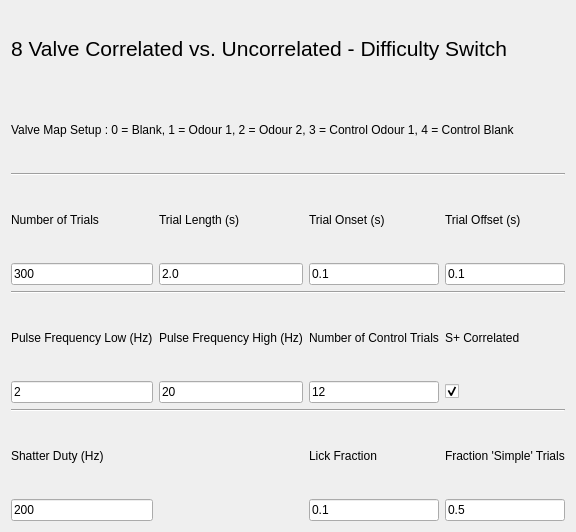
<?xml version="1.0" encoding="UTF-8"?>
<ui version="4.0">
 <class>Form</class>
 <widget class="QWidget" name="Form">
  <property name="geometry">
   <rect>
    <x>0</x>
    <y>0</y>
    <width>556</width>
    <height>532</height>
   </rect>
  </property>
  <property name="windowTitle">
   <string>Form</string>
  </property>
  <layout class="QGridLayout" name="gridLayout">
   <item row="4" column="1">
    <widget class="QLabel" name="label_5">
     <property name="text">
      <string>Trial Length (s)</string>
     </property>
    </widget>
   </item>
   <item row="6" column="0" colspan="4">
    <widget class="Line" name="line">
     <property name="orientation">
      <enum>Qt::Horizontal</enum>
     </property>
    </widget>
   </item>
   <item row="0" column="0" colspan="4">
    <widget class="QLabel" name="label_3">
     <property name="font">
      <font>
       <pointsize>16</pointsize>
      </font>
     </property>
     <property name="text">
      <string>8 Valve Correlated vs. Uncorrelated - Difficulty Switch</string>
     </property>
    </widget>
   </item>
   <item row="4" column="2">
    <widget class="QLabel" name="label_2">
     <property name="text">
      <string>Trial Onset (s)</string>
     </property>
    </widget>
   </item>
   <item row="3" column="0" colspan="4">
    <widget class="Line" name="line_2">
     <property name="orientation">
      <enum>Qt::Horizontal</enum>
     </property>
    </widget>
   </item>
   <item row="4" column="0">
    <widget class="QLabel" name="label">
     <property name="text">
      <string>Number of Trials</string>
     </property>
    </widget>
   </item>
   <item row="5" column="1">
    <widget class="QLineEdit" name="trialLengthEdit">
     <property name="text">
      <string>2.0</string>
     </property>
    </widget>
   </item>
   <item row="5" column="0">
    <widget class="QLineEdit" name="nTrialsEdit">
     <property name="text">
      <string>300</string>
     </property>
    </widget>
   </item>
   <item row="4" column="3">
    <widget class="QLabel" name="label_4">
     <property name="text">
      <string>Trial Offset (s)</string>
     </property>
    </widget>
   </item>
   <item row="2" column="0" colspan="4">
    <widget class="QLabel" name="label_13">
     <property name="text">
      <string>Valve Map Setup : 0 = Blank, 1 = Odour 1, 2 = Odour 2, 3 = Control Odour 1, 4 = Control Blank </string>
     </property>
    </widget>
   </item>
   <item row="5" column="2">
    <widget class="QLineEdit" name="onsetEdit">
     <property name="text">
      <string>0.1</string>
     </property>
    </widget>
   </item>
   <item row="9" column="0">
    <widget class="QLineEdit" name="pulseLowFrequencyEdit">
     <property name="text">
      <string>2</string>
     </property>
    </widget>
   </item>
   <item row="5" column="3">
    <widget class="QLineEdit" name="offsetEdit">
     <property name="text">
      <string>0.1</string>
     </property>
    </widget>
   </item>
   <item row="10" column="0" colspan="4">
    <widget class="Line" name="line_3">
     <property name="orientation">
      <enum>Qt::Horizontal</enum>
     </property>
    </widget>
   </item>
   <item row="12" column="3">
    <widget class="QLineEdit" name="fractionSimpleTrialsEdit">
     <property name="text">
      <string>0.5</string>
     </property>
    </widget>
   </item>
   <item row="11" column="3">
    <widget class="QLabel" name="label_7">
     <property name="text">
      <string>Fraction 'Simple' Trials</string>
     </property>
    </widget>
   </item>
   <item row="11" column="0">
    <widget class="QLabel" name="label_8">
     <property name="text">
      <string>Shatter Duty (Hz)</string>
     </property>
    </widget>
   </item>
   <item row="12" column="0">
    <widget class="QLineEdit" name="shatterHzEdit">
     <property name="text">
      <string>200</string>
     </property>
    </widget>
   </item>
   <item row="8" column="2">
    <widget class="QLabel" name="label_11">
     <property name="text">
      <string>Number of Control Trials</string>
     </property>
    </widget>
   </item>
   <item row="12" column="2">
    <widget class="QLineEdit" name="lickFractionEdit">
     <property name="text">
      <string>0.1</string>
     </property>
    </widget>
   </item>
   <item row="8" column="3">
    <widget class="QLabel" name="label_10">
     <property name="text">
      <string>S+ Correlated</string>
     </property>
    </widget>
   </item>
   <item row="9" column="3">
    <widget class="QCheckBox" name="spCorrelatedCheck">
     <property name="text">
      <string/>
     </property>
     <property name="checked">
      <bool>true</bool>
     </property>
    </widget>
   </item>
   <item row="11" column="2">
    <widget class="QLabel" name="label_6">
     <property name="text">
      <string>Lick Fraction</string>
     </property>
    </widget>
   </item>
   <item row="9" column="2">
    <widget class="QLineEdit" name="nControlTrialsEdit">
     <property name="text">
      <string>12</string>
     </property>
    </widget>
   </item>
   <item row="8" column="0">
    <widget class="QLabel" name="label_9">
     <property name="text">
      <string>Pulse Frequency Low (Hz)</string>
     </property>
    </widget>
   </item>
   <item row="8" column="1">
    <widget class="QLabel" name="label_12">
     <property name="text">
      <string>Pulse Frequency High (Hz)</string>
     </property>
    </widget>
   </item>
   <item row="9" column="1">
    <widget class="QLineEdit" name="pulseHighFrequencyEdit">
     <property name="text">
      <string>20</string>
     </property>
    </widget>
   </item>
  </layout>
 </widget>
 <resources/>
 <connections/>
</ui>
